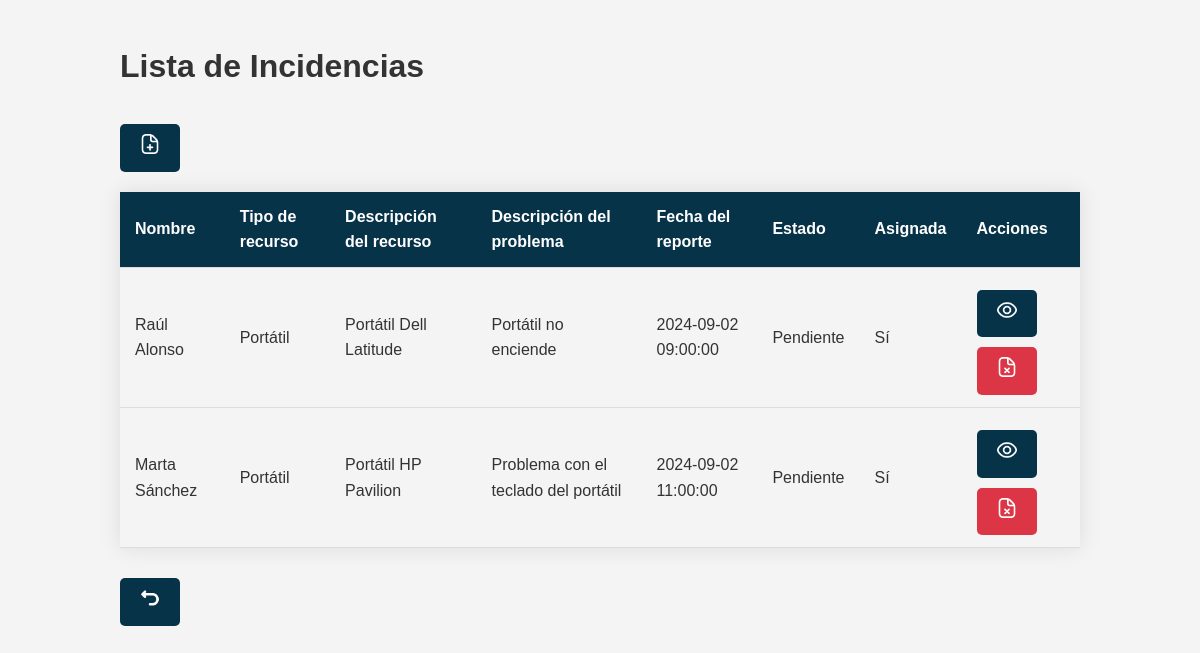
The page /Controllers/Incidencias_Controller.php?action=list_all_incidencias (signed in) on the database its author committed.
### tables this page shows
CREATE TABLE Incidencia (
    ID_Incidencia INT AUTO_INCREMENT PRIMARY KEY,
    ID_Usuario INT NOT NULL,
    ID_Recurso INT NOT NULL,
    Descripcion_Problema TEXT NOT NULL,
    Fecha_Reporte DATETIME NOT NULL,
    Estado ENUM('Pendiente', 'Resuelta') NOT NULL,
    Asignada BOOLEAN NOT NULL DEFAULT FALSE,
    FOREIGN KEY (ID_Usuario) REFERENCES Usuario(ID_Usuario) ON DELETE CASCADE,
    FOREIGN KEY (ID_Recurso) REFERENCES Recurso(ID_Recurso) ON DELETE CASCADE
);

CREATE TABLE Usuario (
    ID_Usuario INT AUTO_INCREMENT PRIMARY KEY,
    DNI VARCHAR(9) NOT NULL UNIQUE,
    Nombre VARCHAR(50) NOT NULL,
    Apellidos VARCHAR(50) NOT NULL,
    NIU VARCHAR(50) NOT NULL UNIQUE,
    Email VARCHAR(100) NOT NULL,
    Rol ENUM('Estudiante', 'Docente', 'Becario de infraestructura', 'Personal de conserjeria', 'Admin') NOT NULL,
    Contrasena VARCHAR(100) NOT NULL,
    ID_Centro INT NULL,
    FOREIGN KEY (ID_Centro) REFERENCES Centro(ID_Centro) ON DELETE CASCADE
);

CREATE TABLE Recurso (
    ID_Recurso INT AUTO_INCREMENT PRIMARY KEY,
    Tipo ENUM('Aula', 'Laboratorio', 'Salón de Actos', 'Sala de Juntas', 'Portátil', 'Seminario', 'Otros') NOT NULL,
    Descripcion TEXT NOT NULL,
    Disponibilidad ENUM('Disponible', 'No disponible') NOT NULL,
    ID_Centro INT NULL,
    FOREIGN KEY (ID_Centro) REFERENCES Centro(ID_Centro) ON DELETE CASCADE
);

### models/Incidencias_Model.php (called while the page is built, shortened)
<?php
class Incidencias_Model {
    public function __construct($ID_Incidencia, $ID_Usuario, $ID_Recurso, $Descripcion_Problema, $Fecha_Reporte, $Estado) {
        include_once 'Access_DB.php';
        $this->mysqli = ConnectDB();
    }
    function getAllIncidencias() {
        $sql = "SELECT
                    Incidencia.ID_Incidencia,
                    Usuario.Nombre AS Nombre_Usuario,
                    Usuario.Apellidos AS Apellidos_Usuario,
                    Recurso.Tipo AS Tipo_Recurso,
                    Recurso.Descripcion AS Descripcion_Recurso,
                    Incidencia.Descripcion_Problema,
                    Incidencia.Fecha_Reporte,
                    Incidencia.Estado,
                    Incidencia.Asignada
                FROM
                    Incidencia
                JOIN
                    Usuario ON Incidencia.ID_Usuario = Usuario.ID_Usuario
                JOIN
                    Recurso ON Incidencia.ID_Recurso = Recurso.ID_Recurso";
        $result = $this->mysqli->query($sql);
        return $result;
    }
}
?>

### models/Access_DB.php (called while the page is built, shortened)
<?php
function ConnectDB() {
    $mysqli = new mysqli("localhost", "root", "", "uvigores");
    return $mysqli;
}
?>

### views/Incidencia_List_View.php (the view, shortened to what this page needs)
<?php
class Incidencia_List_View {
    function __construct($result) {
        $this->result = $result;
        $this->render();
    }
    function render() {
        include '../Locales/Strings_SPANISH.php';
        ?>
        <!DOCTYPE html>
        <html lang="es">
        <head>
            <link rel="stylesheet" href="../css/styles.css">
        </head>
        <body>
            <div class="container">
                <h1><?php echo $strings['Lista de Incidencias']; ?></h1>
                <?php if ($_SESSION['rol'] === 'Admin' || $_SESSION['rol'] === 'Personal de conserjeria'): ?>
                    <a class="button" href="Incidencias_Controller.php?action=crear_incidencia_form" title="<?php echo $strings['Crear Incidencia']; ?>">
                        <img src="../views/img/add-resource.png" alt="<?php echo $strings['Crear Incidencia']; ?>" style="width: 20px; height: 20px;">
                    </a><br>
                <?php endif; ?>
                <table class="table">
                    <thead>
                        <tr>
                            <th><?php echo $strings['Nombre']; ?></th>
                            <th><?php echo $strings['Tipo de recurso']; ?></th>
                            <th><?php echo $strings['Descripción del recurso']; ?></th>
                            <th><?php echo $strings['Descripción del problema']; ?></th>
                            <th><?php echo $strings['Fecha del reporte']; ?></th>
                            <th><?php echo $strings['Estado']; ?></th>
                            <th><?php echo $strings['Asignada']; ?></th>
                            <th><?php echo $strings['Acciones']; ?></th>
                        </tr>
                    </thead>
                    <tbody>
                    <?php
                    while ($row = $this->result->fetch_assoc()) {
                        $nombre_completo = $row['Nombre_Usuario'] . ' ' . $row['Apellidos_Usuario'];
                        $asignada_text = $row['Asignada'] ? $strings['Sí'] : $strings['No'];
                        echo "<tr>";
                        echo "<td>{$nombre_completo}</td>";
                        echo "<td>{$row['Tipo_Recurso']}</td>";
                        echo "<td>{$row['Descripcion_Recurso']}</td>";
                        echo "<td>{$row['Descripcion_Problema']}</td>";
                        echo "<td>{$row['Fecha_Reporte']}</td>";
                        echo "<td>{$row['Estado']}</td>";
                        echo "<td>{$asignada_text}</td>";
                        echo "<td>
                                <a class='button button-view' href='Incidencias_Controller.php?action=view_incidencia&ID_Incidencia={$row['ID_Incidencia']}' title='Ver incidencia'>
                                    <img src='../views/img/show.png' alt='Ver incidencia' style='width: 20px; height: 20px;'>
                                </a>
                                <a class='button button-delete' href='Incidencias_Controller.php?action=delete_incidencia&ID_Incidencia={$row['ID_Incidencia']}' title='Eliminar incidencia' onclick='return confirm(\"¿Estás seguro de que quieres eliminar esta incidencia?\")'>
                                    <img src='../views/img/delete-resource.png' alt='Eliminar incidencia' style='width: 20px; height: 20px;'>
                                </a>";
                        echo "</td>";
                        echo "</tr>";
                    }
                    ?>
                    </tbody>
                </table>
                <a class="button" href="../index.php" title="<?php echo $strings['Volver']; ?>">
                    <img src="../views/img/turn-back.png" alt="<?php echo $strings['Volver']; ?>" style="width: 20px; height: 20px;">
                </a>
            </div>
        </body>
        </html>
        <?php
    }
}
?>

### controllers/Incidencias_Controller.php (shortened to what this page needs)
<?php
include_once '../Models/Incidencias_Model.php';
include_once '../Views/Incidencia_Crear_View.php';
include_once '../Views/Incidencia_List_View.php';
switch ($_REQUEST['action']) {
    case 'list_all_incidencias':
        if ($_SESSION['rol'] === 'Admin' || $_SESSION['rol'] === 'Becario de infraestructura' || $_SESSION['rol'] === 'Personal de conserjeria') {
            $model = new Incidencias_Model('','','','','','');
            $result = $model->getAllIncidencias();
            new Incidencia_List_View($result);
        } else {
            header('Location: ../index.php');
        }
        break;
}
?>

### css/styles.css (style rules this page uses)
body { font-family: 'Arial', sans-serif; background-color: #f4f4f4; color: #333; margin: 0; padding: 0; line-height: 1.6; }
.container { width: 80%; margin: 0 auto; padding: 20px; }
a { color: #0056b3; text-decoration: none; font-weight: bold; }
button, .button { background-color: #073349; color: white; padding: 10px 20px; border: none; cursor: pointer; text-align: center; border-radius: 5px; font-size: 16px; margin: 5px 0; display: inline-block; }
.table { width: 100%; border-collapse: collapse; margin: 20px 0; font-size: 16px; box-shadow: 0 0 20px rgba(0, 0, 0, 0.1); }
.table thead { background-color: #073349; color: white; }
.table th, .table td { padding: 12px 15px; text-align: left; border-bottom: 1px solid #ddd; }
.button { display: inline-block; padding: 10px 20px; margin: 10px 5px 0 0; background-color: #073349; color: white; text-align: center; text-decoration: none; border-radius: 5px; transition: background-color 0.3s ease; }
.button-delete { background-color: #dc3545; }

### rows shown on the page
incidencia: ID_Usuario.Apellidos "Raúl Alonso", ID_Recurso.Tipo "Portátil", ID_Recurso.Descripcion "Portátil Dell Latitude", Descripcion_Problema "Portátil no enciende", Fecha_Reporte "2024-09-02 09:00:00", Estado "Pendiente", Asignada "Sí"
incidencia: ID_Usuario.Apellidos "Marta Sánchez", ID_Recurso.Tipo "Portátil", ID_Recurso.Descripcion "Portátil HP Pavilion", Descripcion_Problema "Problema con el teclado del portátil", Fecha_Reporte "2024-09-02 11:00:00", Estado "Pendiente", Asignada "Sí"

### other values the page prints
$strings['Lista de Incidencias'] "Lista de Incidencias"
$strings['Nombre'] "Nombre"
$strings['Tipo de recurso'] "Tipo de recurso"
$strings['Descripción del recurso'] "Descripción del recurso"
$strings['Descripción del problema'] "Descripción del problema"
$strings['Fecha del reporte'] "Fecha del reporte"
$strings['Estado'] "Estado"
$strings['Asignada'] "Asignada"
$strings['Acciones'] "Acciones"
